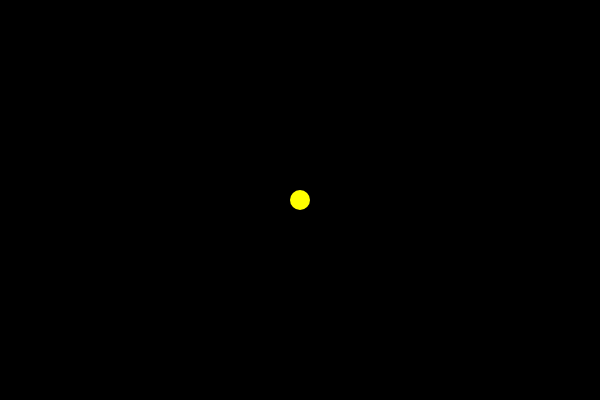
Frame 1 (no input)
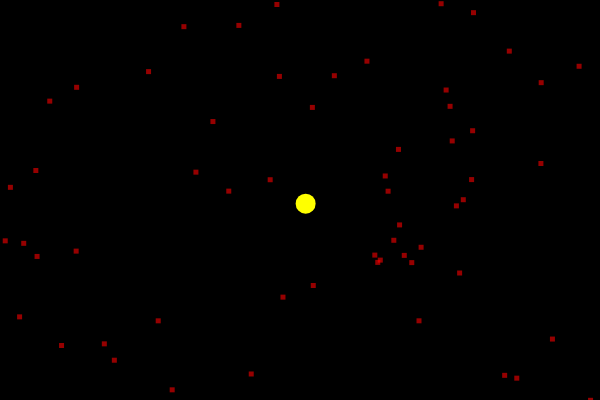
Frame 60 (no input)
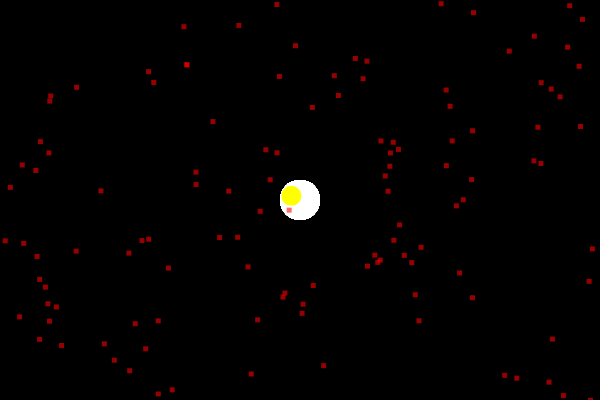
Frame 120 (the mouse pressed at the canvas centre since frame 60)

The p5.js sketch that drew these frames (run headless with seeded random() and noise() and a simulated clock; from frame 60 on, the mouse is pressed at the canvas centre):

// p5.js sketch
// ── sketch.js
// createGraphics() 创建并返回一个新的p5.Renderer对象
// Video: https://www.youtube.com/watch?v=TaluaAD9MKA&list=PLRqwX-V7Uu6Zy51Q-x9tMWIv9cueOFTFA&index=12
// Docs: https://p5js.org/reference/#/p5/createGraphics

let x, y;
let pg; // createGraphics()
let pg2;

function setup() {
  createCanvas(600, 400);
  x = width / 2;
  y = height / 2;

  pg = createGraphics(width, height);
  pg2 = createGraphics(width, height);
}

function draw() {
  background(0);

  image(pg, 0, 0);
  image(pg2, 0, 0);
  
  myDrawEllipse();
  
  pg2.fill(255, 0, 0, 150);
  pg2.noStroke();
  pg2.rect(random(width), random(height), 5, 5);

  if (mouseIsPressed) {
    pg.fill(255, 200);
    pg.noStroke();
    pg.ellipse(mouseX, mouseY, 40, 40);
  }
}

function myDrawEllipse() {
  fill(255, 255, 0);
  noStroke();
  ellipse(x, y, 20, 20);
  x += random(3, -3);
  y += random(3, -3);
}
